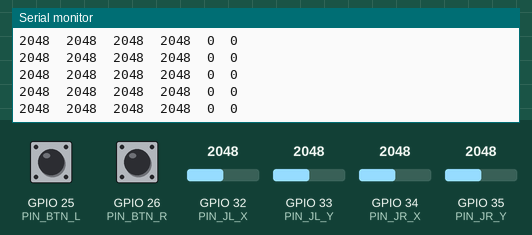
A sketch run on a simulated ESP32. Parts: the last lines printed to the serial monitor. The inputs (shaded band) are chosen by the test bench; at power-on: GPIO 32 (PIN_JL_X) = 2048, GPIO 33 (PIN_JL_Y) = 2048, GPIO 34 (PIN_JR_X) = 2048, GPIO 35 (PIN_JR_Y) = 2048, GPIO 25 (PIN_BTN_L) HIGH, GPIO 26 (PIN_BTN_R) HIGH.

Above: at 1.7 s.
1.8 s: GPIO 32 (PIN_JL_X) set to 2866
At 1.81 s:
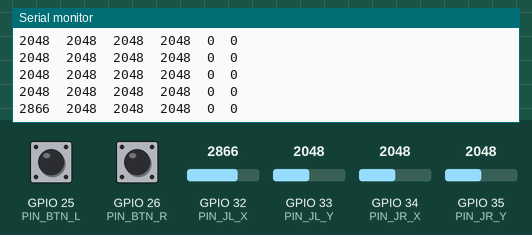
3.3 s: GPIO 33 (PIN_JL_Y) set to 2866
At 3.32 s:
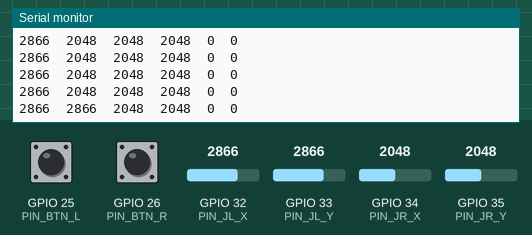
4.8 s: GPIO 34 (PIN_JR_X) set to 2866
At 4.82 s:
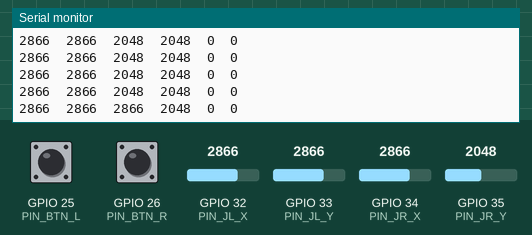
6.3 s: GPIO 35 (PIN_JR_Y) set to 2866
At 6.32 s:
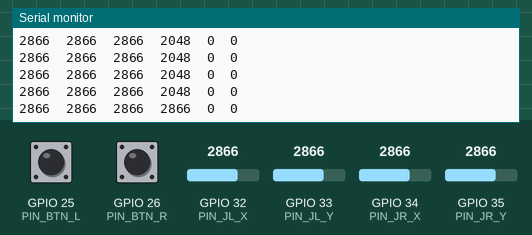
7.8 s: GPIO 25 (PIN_BTN_L) pulled LOW for 0.15 s
At 7.82 s:
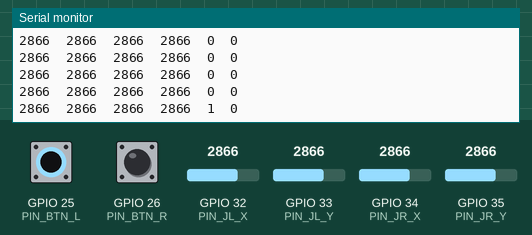
9.4 s: GPIO 26 (PIN_BTN_R) pulled LOW for 0.15 s
At 9.42 s:
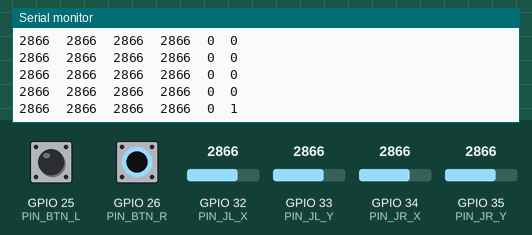

The sketch:

ESP32_Debug.ino
```cpp
#include <WiFi.h>
#include <WiFiUdp.h>

const char* AP_SSID     = "RobotHaptic";
const char* AP_PASSWORD = "12345678";
const char* BROADCAST_IP = "192.168.4.255";
const uint16_t UNITY_PORT = 5005;
const uint16_t LOCAL_PORT  = 4444;
const uint32_t SEND_MS     = 100;  // más lento para leer mejor

const uint8_t PIN_JL_X = 32;
const uint8_t PIN_JL_Y = 33;
const uint8_t PIN_JR_X = 34;
const uint8_t PIN_JR_Y = 35;
const uint8_t PIN_BTN_L = 25;
const uint8_t PIN_BTN_R = 26;

WiFiUDP udp;
uint32_t ultimoEnvio = 0;

void setup() {
  Serial.begin(115200);
  delay(500);

  // Solo para diagnóstico: NO configuramos WiFi para no complicar
  pinMode(PIN_BTN_L, INPUT_PULLUP);
  pinMode(PIN_BTN_R, INPUT_PULLUP);

  Serial.println("DIAGNÓSTICO DE JOYSTICKS - Mueve las palancas y observa los valores");
  Serial.println("Valores crudos (0-4095):");
  Serial.println("JL_X\tJL_Y\tJR_X\tJR_Y\tBTN_L\tBTN_R");
}

void loop() {
  if (millis() - ultimoEnvio >= SEND_MS) {
    ultimoEnvio = millis();

    uint16_t jlx = analogRead(PIN_JL_X);
    uint16_t jly = analogRead(PIN_JL_Y);
    uint16_t jrx = analogRead(PIN_JR_X);
    uint16_t jry = analogRead(PIN_JR_Y);
    bool bL = digitalRead(PIN_BTN_L) == LOW;
    bool bR = digitalRead(PIN_BTN_R) == LOW;

    Serial.printf("%d\t%d\t%d\t%d\t%d\t%d\n", jlx, jly, jrx, jry, bL, bR);
  }
}
```

Measured:
- after the input at 1.8 s, the serial monitor: prints a new line at once (image 1)
- after the input at 3.3 s, the serial monitor: prints a new line at once (image 2)
- after the input at 4.8 s, the serial monitor: prints a new line at once (image 3)
- after the input at 6.3 s, the serial monitor: prints a new line at once (image 4)
- after the input at 7.8 s, the serial monitor: prints a new line at once (image 5)
- after the input at 9.4 s, the serial monitor: prints a new line at once (image 6)
